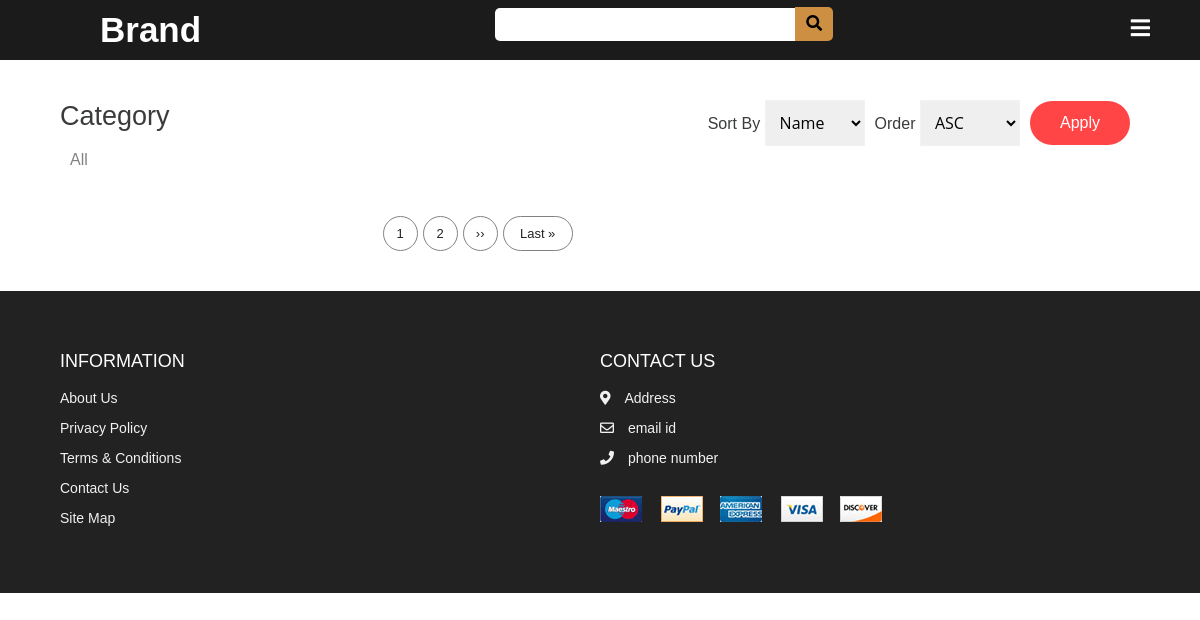
The page /shopping/ on the database as committed earlier.
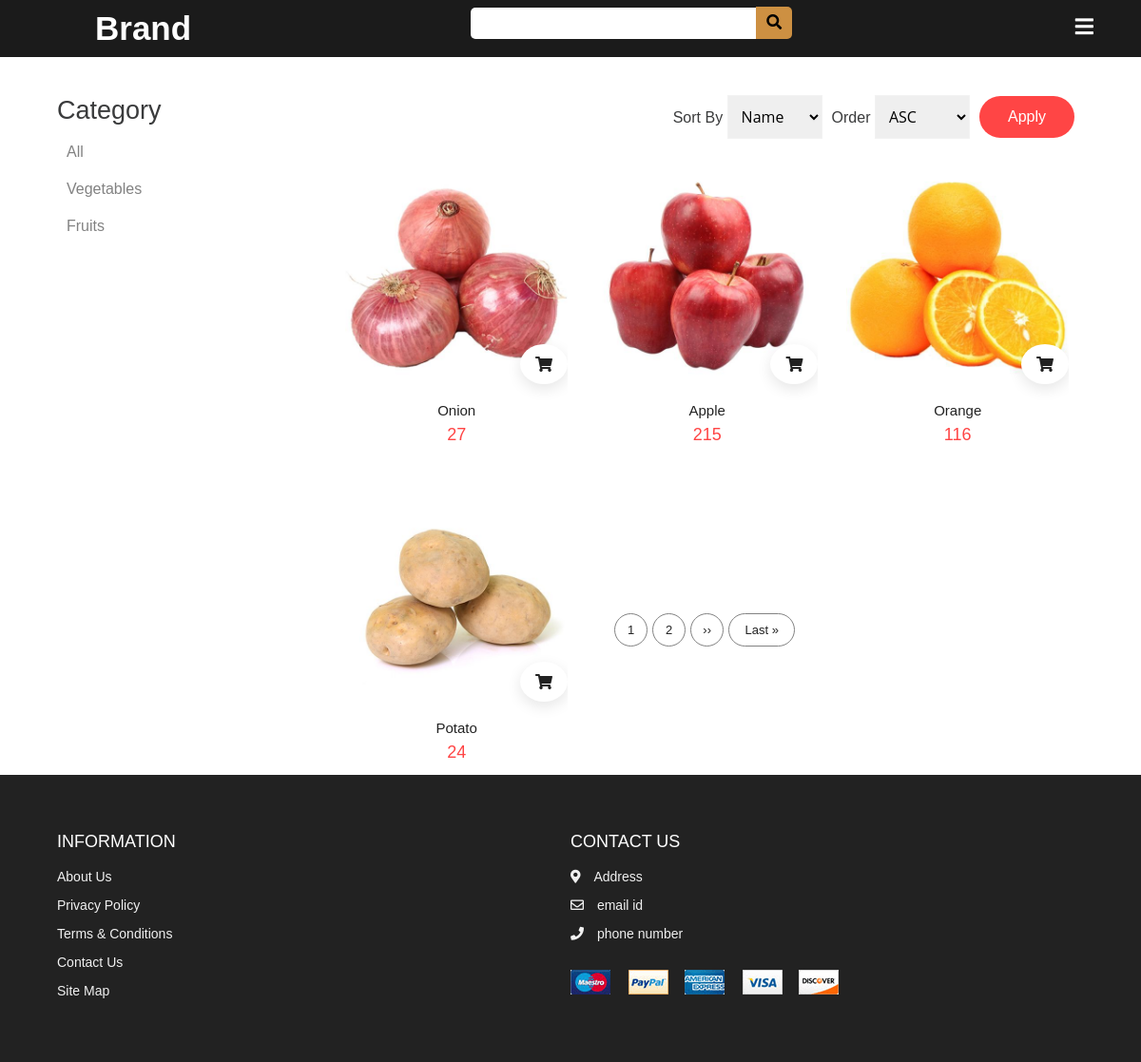
The same page on the database as committed later.
### vegetables/models/category.py (models this page shows, shortened)
class Category(models.Model):
    name = models.CharField(max_length=50)
    @staticmethod
    def get_all_categories():
        return Category.objects.all()

### vegetables/models/product.py (models this page shows, shortened)
class Product(models.Model):
    name = models.CharField(max_length=50)
    price = models.IntegerField(default=0)
    category =models.ForeignKey(Category,on_delete=models.CASCADE,default=1)
    description =models.CharField(max_length=1000,default='')
    description1 =models.CharField(max_length=1000,default='')
    description2 =models.CharField(max_length=1000,default='')
    benefits =models.CharField(max_length=1000,default='')
    benefits1 =models.CharField(max_length=1000,default='')
    benefits2 =models.CharField(max_length=1000,default='')
    image = models.ImageField(upload_to='uploads/products/')
    image1 = models.ImageField(upload_to='uploads/products/',default="")
    image2 = models.ImageField(upload_to='uploads/products/',default="")
    @staticmethod
    def get_all_products():
        return Product.objects.all()

### vegetables/views.py (the view)
# urls.py: path('shopping/', views.shopping, name='vegetables-shopping'),
def shopping(request):
    products = None
    categorys = Category.get_all_categories()
    categoryid = request.GET.get('category')
    if categoryid:
        products = Product.get_all_categories_by_id(categoryid)
    else:
        products = Product.get_all_products()
    data = {}
    data['products'] = products
    data['categorys'] = categorys
    return render(request, 'vegetables/shopping.html',data)

### vegetables/templates/vegetables/shopping.html (shortened to what this page needs)
{% load static %}
<!DOCTYPE html>
<html lang="en">
<head>
  <link rel="stylesheet" href="https://cdnjs.cloudflare.com/ajax/libs/font-awesome/5.15.1/css/all.min.css" />
  <link rel="stylesheet" href="https://maxcdn.bootstrapcdn.com/bootstrap/4.0.0/css/bootstrap.min.css">
  <link rel="stylesheet" href="{% static 'vegetables/styles.css' %}" />
</head>
<body>
  <nav>
    <div class="logo">
       Brand
    </div>
    <form action="/action_page.php">
     <input class='searchbar'type="text" placeholder="" name="search">
     <button id='searchicon'type="submit"><i class="fa fa-search"></i></button>
   </form>
    <label for="click" class="menu-btn">
    <i class="fas fa-bars"></i>
    </label>
 </nav>
  <section class="section products">
    <div class="products-layout container">
      <div class="col-1-of-4">
        <div>
          <div class="block-title">
            <h3>Category</h3>
          </div>
          <ul class="block-content">
            <li>
              <label for="">
                <a href="/shopping">All</a>
              </label>
            </li>
          </ul>
{% for category in categorys %}
          <ul class="block-content">
            <li>
              <label for="">
                <a href="?category={{category.id}}">{{category.name}}</a>
              </label>
            </li>
          </ul>
            {% endfor %}
        </div>
      </div>
      <div class="col-3-of-4">
        <form action="">
          <div class="item">
            <label for="sort-by">Sort By</label>
            <select name="sort-by" id="sort-by">
              <option value="title" selected="selected">Name</option>
            </select>
          </div>
          <div class="item">
            <label for="order-by">Order</label>
            <select name="order-by" id="sort-by">
              <option value="ASC" selected="selected">ASC</option>
            </select>
          </div>
          <a href="">Apply</a>
        </form>
        <div class="product-layout">
          {% for product in products %}
          <div class="product">
            <div class="img-container">
              <img src="{{product.image.url}}" alt="" />
                <a href='/{{product.id}}/productdetail'class="fas fa-shopping-cart addCart"></a>
              <ul class="side-icons">
              </ul>
            </div>
            <div class="bottom">
              <a href="">{{product.name}}</a>
              <div class="price">
                <span>{{product.price}}</span>
              </div>
            </div>
          </div>
            {% endfor %}
        <ul class="pagination">
          <span>1</span>
          <span>2</span>
          <span class="icon">››</span>
          <span class="last">Last »</span>
        </ul>
      </div>
    </div>
  </section>
  <footer id="footer" class="section footer">
    <div class="container">
      <div class="footer-container">
        <div class="footer-center">
          <h3>INFORMATION</h3>
          <a href="#">About Us</a>
          <a href="#">Privacy Policy</a>
          <a href="#">Terms & Conditions</a>
          <a href="#">Contact Us</a>
          <a href="#">Site Map</a>
        </div>
        <div class="footer-center">
          <h3>CONTACT US</h3>
          <div>
            <span>
              <i class="fas fa-map-marker-alt"></i>
            </span>
            Address
          </div>
          <div>
            <span>
              <i class="far fa-envelope"></i>
            </span>
            email id
          </div>
          <div>
            <span>
              <i class="fas fa-phone"></i>
            </span>
            phone number
          </div>
          <div class="payment-methods">
            <img src="{% static 'vegetables/payment.png' %}" alt="">
          </div>
        </div>
      </div>
    </div>
  </footer>
</body>
</html>

### vegetables/static/vegetables/styles.css (style rules this page uses)
input[type=text] { border:none; padding:5px; }
.searchbar { border: none; position: relative; top: -6px; height: 33px; width: 300px; border-top-left-radius: 5px; border-bottom-left-radius: 5px; }
#searchicon { border: none; position: relative; top: -6px; left: -4px; text-align: center; position: relative; border-top-right-radius: 5px; border-bottom-right-radius: 5px; height: 34px; width: 38px; background-color: #cd9042; }
* { margin: 0; padding: 0; box-sizing: border-box; font-family: 'Poppins', sans-serif; }
nav { position: fixed; top: 0; z-index: 2; display: flex; height: 60px; width: 100%; background: #1b1b1b; align-items: center; justify-content: space-between; padding: 0 50px 0 100px; flex-wrap: wrap; }
nav .logo { color: #fff; font-size: 35px; font-weight: 600; }
nav .menu-btn i { color: #fff; font-size: 22px; cursor: pointer; display: none; }
@media (max-width: 1200px) { nav .menu-btn i { display: block; } }
:root { --primary: #ff4545; --white: #fff; --black: #222; --grey1: #3a3b3c; --grey2: #828282; }
*, *::before, *::after { margin: 0; padding: 0; box-sizing: inherit; }
html { box-sizing: border-box; font-size: 62.5%; }
body { font-family: "Open Sans", sans-serif; font-size: 1.6rem; background-color: var(--white); color: var(--black); font-weight: 400; }
h1, h2, h3, h4, h5 { font-weight: 600; }
a { text-decoration: none; color: inherit; }
li { list-style: none; }
.container { max-width: 114rem; margin: 0 auto; }
@media only screen and (max-width: 1200px) { .container { padding: 0 3rem; } }
.section .product-layout { display: grid; grid-template-columns: repeat(auto-fit, minmax(25rem, 1fr)); gap: 3rem; max-width: 130rem; margin: 0 auto; padding: 0 1.6rem; }
.product { overflow: hidden; }
.product .img-container { position: relative; cursor: pointer; }
.product .img-container img { object-fit: cover; height: 100%; width: 100%; }
.product .bottom { padding: 1rem; text-align: center; }
.product .bottom a { margin-bottom: 1rem; font-weight: inherit; font-size: 1.5rem; }
.product .bottom span { color: var(--primary); font-size: 1.8rem; }
.product .addCart { position: absolute; right: 0; bottom: 0.6rem; background-color: var(--white); border-radius: 50%; padding: 1.3rem 1.6rem; box-shadow: 0 0.5rem 1.5rem rgba(0, 0, 0, 0.1); transition: all 300ms ease-in-out; }
.product .side-icons { position: absolute; right: 0; top: 10%; transform: translate(80%, -50%); display: flex; flex-direction: column; padding: 1rem; transition: all 500ms ease-in-out; }
.footer { background-color: var(--black); padding: 6rem 1rem; line-height: 3rem; }
.footer-center span { margin-right: 1rem; }
.footer-container { display: grid; grid-template-columns: repeat(2, 1fr); color: var(--white); }
.footer-center a:link, .footer-center a:visited { display: block; color: #f1f1f1; font-size: 1.4rem; transition: 0.6s; }
.footer-center div { color: #f1f1f1; font-size: 1.4rem; }
.footer-center h3 { font-size: 1.8rem; font-weight: 400; margin-bottom: 1rem; }
.footer .payment-methods { margin-top: 2rem; }
.products { margin-top: 10rem; }
.products-layout { display: grid; grid-template-columns: 1.05fr 3fr; gap: 0 1rem; }
.col-3-of-4 .product-layout { grid-template-columns: repeat(3, 1fr); }
.col-3-of-4 { text-align: center; }
.col-3-of-4 form { display: flex; align-items: center; justify-content: end; margin-bottom: 3rem; }
.col-3-of-4 form .item { margin-right: 1rem; }
.col-3-of-4 form label { color: var(--grey1); }
.col-3-of-4 form select { font-family: "Open Sans", sans-serif; padding: 1rem; width: 10rem; border: 1px solid #f2f2f2; outline: none; }
.col-3-of-4 form a { display: inline-block; padding: 1rem 3rem; border-radius: 4rem; margin-right: 1rem; background-color: var(--primary); color: var(--white); transition: all 300ms ease-in-out; }
.col-1-of-4 .block-title { color: var(--grey1); margin-bottom: 1.6rem; }
.col-1-of-4 h3 { font-size: 2.7rem; font-weight: inherit; }
.col-1-of-4 div { margin-bottom: 8rem; }
.block-content li { margin-bottom: 1rem; }
.block-content li label { color: var(--grey2); margin-left: 1rem; }
.pagination { display: flex; justify-content: center; align-items: center; margin: 4rem 0; }
.pagination span { display: flex; align-items: center; justify-content: center; width: 3.5rem; height: 3.5rem; border-radius: 50%; color: var(--black); font-size: 1.3rem; border: 1px solid var(--grey2); margin-right: 0.5rem; cursor: pointer; }
.pagination span.last { width: 7rem; border-radius: 3rem; }

Rows that differ between the two databases and show on the page:
added Category: name "Vegetables"
added Category: name "Fruits"
added Product: image (picture), name "Onion", price "27"
added Product: image (picture), name "Apple", price "215"
added Product: image (picture), name "Orange", price "116"
added Product: image (picture), name "Potato", price "24"
